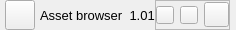
     <widget class="QWidget" name="header_widget" native="true">
      <property name="maximumSize">
       <size>
        <width>16777215</width>
        <height>27</height>
       </size>
      </property>
      <layout class="QHBoxLayout" name="horizontalLayout_2">
       <property name="spacing">
        <number>0</number>
       </property>
       <property name="leftMargin">
        <number>0</number>
       </property>
       <property name="topMargin">
        <number>0</number>
       </property>
       <property name="rightMargin">
        <number>6</number>
       </property>
       <property name="bottomMargin">
        <number>0</number>
       </property>
       <item alignment="Qt::AlignLeft">
        <widget class="QWidget" name="widget" native="true">
         <layout class="QHBoxLayout" name="horizontalLayout">
          <property name="spacing">
           <number>5</number>
          </property>
          <property name="leftMargin">
           <number>5</number>
          </property>
          <property name="topMargin">
           <number>0</number>
          </property>
          <property name="rightMargin">
           <number>0</number>
          </property>
          <property name="bottomMargin">
           <number>0</number>
          </property>
          <item>
           <widget class="QPushButton" name="pushButton">
            <property name="sizePolicy">
             <sizepolicy hsizetype="Fixed" vsizetype="Fixed">
              <horstretch>0</horstretch>
              <verstretch>0</verstretch>
             </sizepolicy>
            </property>
            <property name="minimumSize">
             <size>
              <width>30</width>
              <height>30</height>
             </size>
            </property>
            <property name="maximumSize">
             <size>
              <width>30</width>
              <height>30</height>
             </size>
            </property>
            <property name="text">
             <string/>
            </property>
            <property name="icon">
             <iconset resource="../resurses.qrc">
              <normaloff>:/icons/icons/logo.png</normaloff>:/icons/icons/logo.png</iconset>
            </property>
            <property name="iconSize">
             <size>
              <width>20</width>
              <height>20</height>
             </size>
            </property>
           </widget>
          </item>
          <item>
           <widget class="QLabel" name="window_label">
            <property name="font">
             <font>
              <pointsize>10</pointsize>
             </font>
            </property>
            <property name="text">
             <string>Asset browser  1.01</string>
            </property>
           </widget>
          </item>
         </layout>
        </widget>
       </item>
       <item alignment="Qt::AlignRight">
        <widget class="QFrame" name="frame_7">
         <property name="frameShape">
          <enum>QFrame::StyledPanel</enum>
         </property>
         <property name="frameShadow">
          <enum>QFrame::Raised</enum>
         </property>
         <layout class="QHBoxLayout" name="horizontalLayout_5">
          <property name="spacing">
           <number>6</number>
          </property>
          <property name="leftMargin">
           <number>0</number>
          </property>
          <property name="topMargin">
           <number>0</number>
          </property>
          <property name="rightMargin">
           <number>0</number>
          </property>
          <property name="bottomMargin">
           <number>0</number>
          </property>
          <item>
           <widget class="QPushButton" name="btn_minimize">
            <property name="minimumSize">
             <size>
              <width>18</width>
              <height>18</height>
             </size>
            </property>
            <property name="maximumSize">
             <size>
              <width>18</width>
              <height>18</height>
             </size>
            </property>
            <property name="text">
             <string/>
            </property>
            <property name="icon">
             <iconset resource="../resurses.qrc">
              <normaloff>:/icons/icons/minus.svg</normaloff>:/icons/icons/minus.svg</iconset>
            </property>
            <property name="iconSize">
             <size>
              <width>14</width>
              <height>14</height>
             </size>
            </property>
           </widget>
          </item>
          <item>
           <widget class="QPushButton" name="btn_maximize">
            <property name="minimumSize">
             <size>
              <width>18</width>
              <height>18</height>
             </size>
            </property>
            <property name="maximumSize">
             <size>
              <width>18</width>
              <height>18</height>
             </size>
            </property>
            <property name="text">
             <string/>
            </property>
            <property name="icon">
             <iconset resource="../resurses.qrc">
              <normaloff>:/icons/icons/square.svg</normaloff>:/icons/icons/square.svg</iconset>
            </property>
            <property name="iconSize">
             <size>
              <width>14</width>
              <height>14</height>
             </size>
            </property>
           </widget>
          </item>
          <item>
           <widget class="QPushButton" name="btn_close">
            <property name="minimumSize">
             <size>
              <width>25</width>
              <height>25</height>
             </size>
            </property>
            <property name="maximumSize">
             <size>
              <width>25</width>
              <height>25</height>
             </size>
            </property>
            <property name="toolTip">
             <string>Close window</string>
            </property>
            <property name="text">
             <string/>
            </property>
            <property name="icon">
             <iconset resource="../resurses.qrc">
              <normaloff>:/icons/icons/x.svg</normaloff>:/icons/icons/x.svg</iconset>
            </property>
            <property name="iconSize">
             <size>
              <width>18</width>
              <height>18</height>
             </size>
            </property>
           </widget>
          </item>
         </layout>
        </widget>
       </item>
      </layout>
     </widget>
